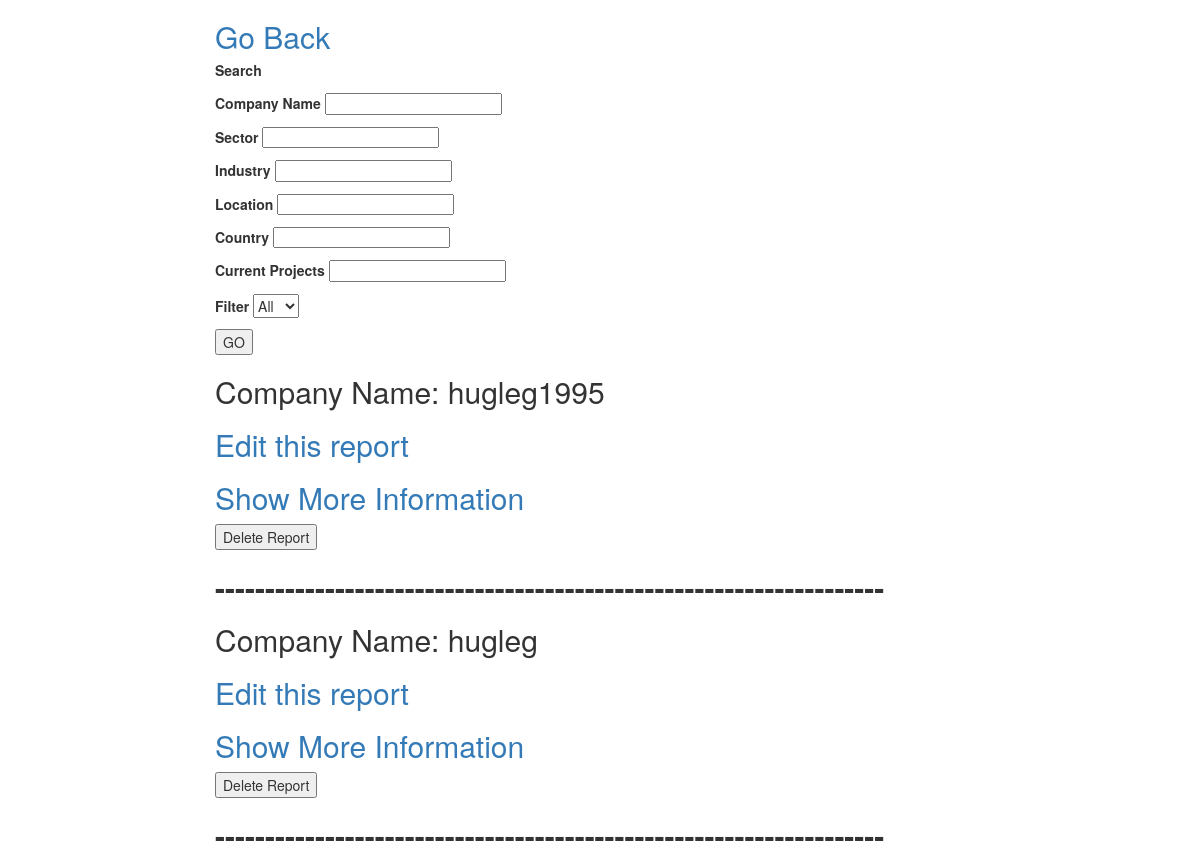
The page /catalog/viewallreport/ (signed in) on the database as committed earlier.
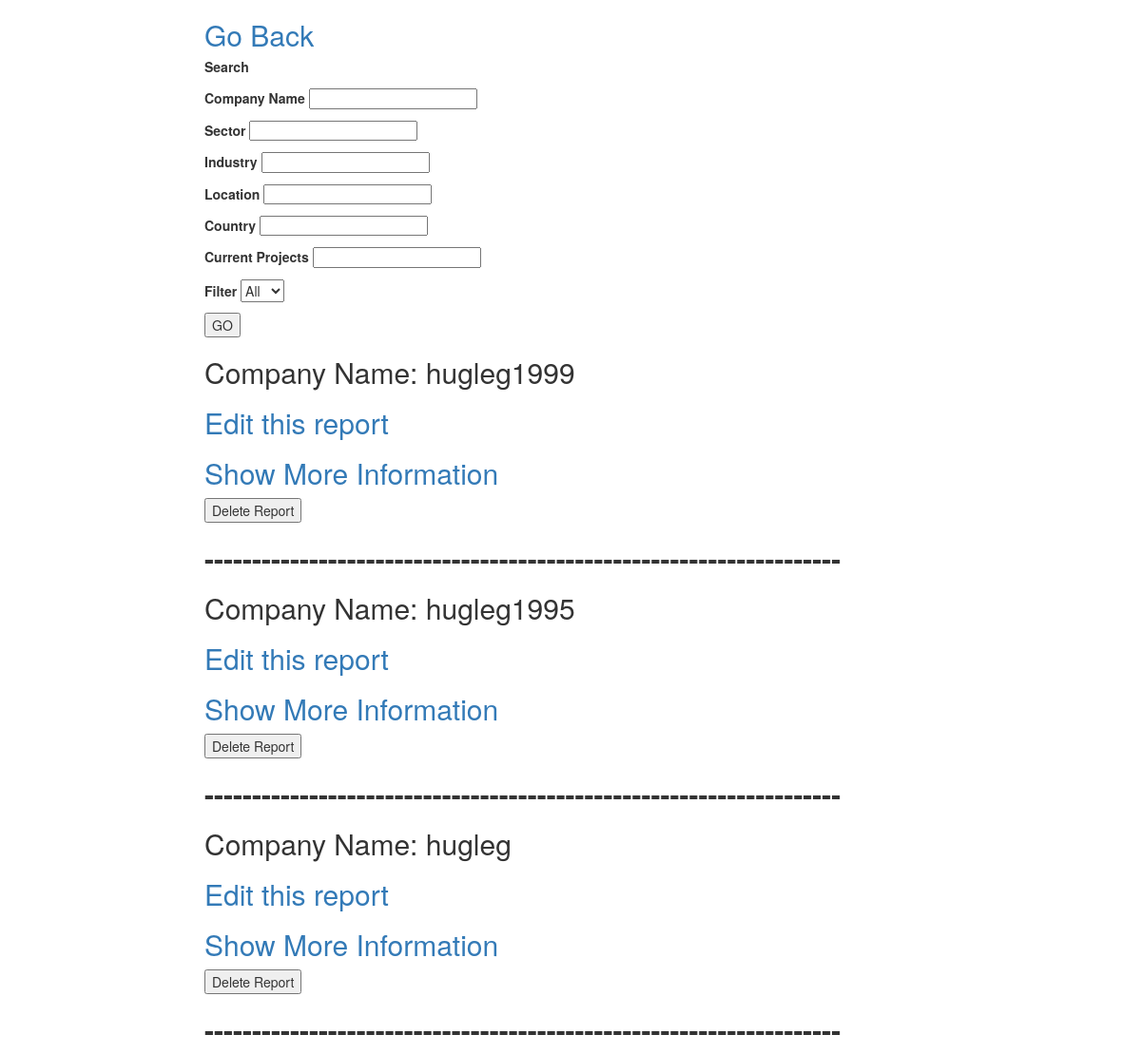
The same page on the database as committed later.
### catalog/models.py (models this page shows)
class Report(models.Model):
    report_no = models.AutoField(primary_key=True)
    current_projects = models.CharField(default= "No current Projects",max_length= 1000, help_text="Projects")
    company = models.CharField(max_length=30, help_text="Company name")
    funding_goal = models.CharField(max_length=20, help_text="Funding goal", default="10,000")
    phone = models.CharField(max_length=20, help_text="Company phone number")
    location = models.CharField(max_length=20, help_text="Company location")
    country = models.CharField(max_length=30,help_text="Company country")
    sector = models.CharField(max_length=30, help_text="Company sector")
    industry = models.CharField(max_length=30, help_text="Company industry")
    description=models.CharField(default="No description yet",max_length=3000,help_text="Project description")
    timestamp = models.DateTimeField(default = timezone.now)
    is_private = models.BooleanField(default = False)
    files = models.ForeignKey(file, null=True, blank=True)
    is_favorite=models.BooleanField(default=False)
    favorite_count=models.IntegerField(default=0)
    average_rate=models.FloatField(default=0)

### catalog/views.py (the view)
# urls.py: url(r'^viewallreport/(?P<pk>[0-9]+)/$', views.edit_report, name='edit_report'),
@login_required(login_url = 'login')
def viewallreport(request):
    search_key = request.POST.get('myList')
    search_val = request.POST.get('search_val')
    if request.method == 'POST' and "delete-report" in request.POST:
        print("delete-report" in request.POST)
        reportpk= request.POST.get("report_id")
        print(reportpk)
        report = Report.objects.get(pk=reportpk)
        report.delete()
        return render(
                 request,
                 'delete_report.html'
              )
    else:
        search_val = searchreport(request)
        if search_val is None:
           report_list=Report.objects.all()
        else:
           report_list=Report.objects.filter(search_val)
        return render(request,'view_all_report.html',{
        "report_list":report_list})

### catalog/views.py (called while the page is built)
def searchreport(request):
    queries = []
    operator = request.POST.get('operator')
    keys = ['company', 'sector', 'industry', 'location', 'country', 'projects']
    q = None
    for k in keys:
        if request.POST.get(k) != "":
           if q is None:
              q = Q()
           options = {}
           options[k] = request.POST.get(k)
           if operator == "and":
                q = q & Q(**options)
           elif operator == "or":
                q = q | Q(**options)
           else:
                q = None
    return q

### catalog/templates/view_all_report.html (shortened to what this page needs)
{% extends "base_generic.html" %}
{% block content %}
<h2><a href={% url 'gohome' %}>Go Back</a></h2>
<form method = "POST" action ="." class = "form-group">{% csrf_token %}
        <h5><label>Search</label></h5>
         <h5><label> Company Name</label>
             <input type="Text" class = "submit" name = "company"></h5>
 	<h5><label> Sector</label>
               <input type="Text" class = "submit" name = "sector"></h5>
 	<h5><label> Industry</label>
                <input type="Text" class = "submit" name = "industry"></h5>
 	<h5><label> Location</label>
               <input type="Text" class = "submit" name = "location"></h5>
 	<h5><label> Country</label>
              <input type="Text" class = "submit" name = "country"></h5>
 	<h5><label> Current Projects</label>
              <input type="Text" class = "submit" name = "projects"></h5>
 	<h5><label> Filter </label>
            <select id = "operator" name="operator">
              <option value = "and">All</option>
             </select></h4>
         <input type="submit" class = "submit" value="GO" name = "viewallreport" />
        </form>
{% for report in report_list reversed %}
<h2>
Company Name: {{report.company}}
</h2>
<h2>
    <a href={% url 'edit_report' report.pk %}>Edit this report</a>
</h2>
<h2>
  <a href={% url 'viewreport' report.pk %}>Show More Information</a>
</h2>
<form method = "POST" action ="." class = "form-group">{% csrf_token %}
  <input type="submit" value="Delete Report" id="report.pk" onclick="return confirm('Are you sure you want to Delete?'); name="delete-report" />
</form>
<h2><b>-------------------------------------------------------------------</b></h2>
{% endfor %}
{% endblock %}

Rows that differ between the two databases and show on the page:
added Report: company "hugleg1999"
